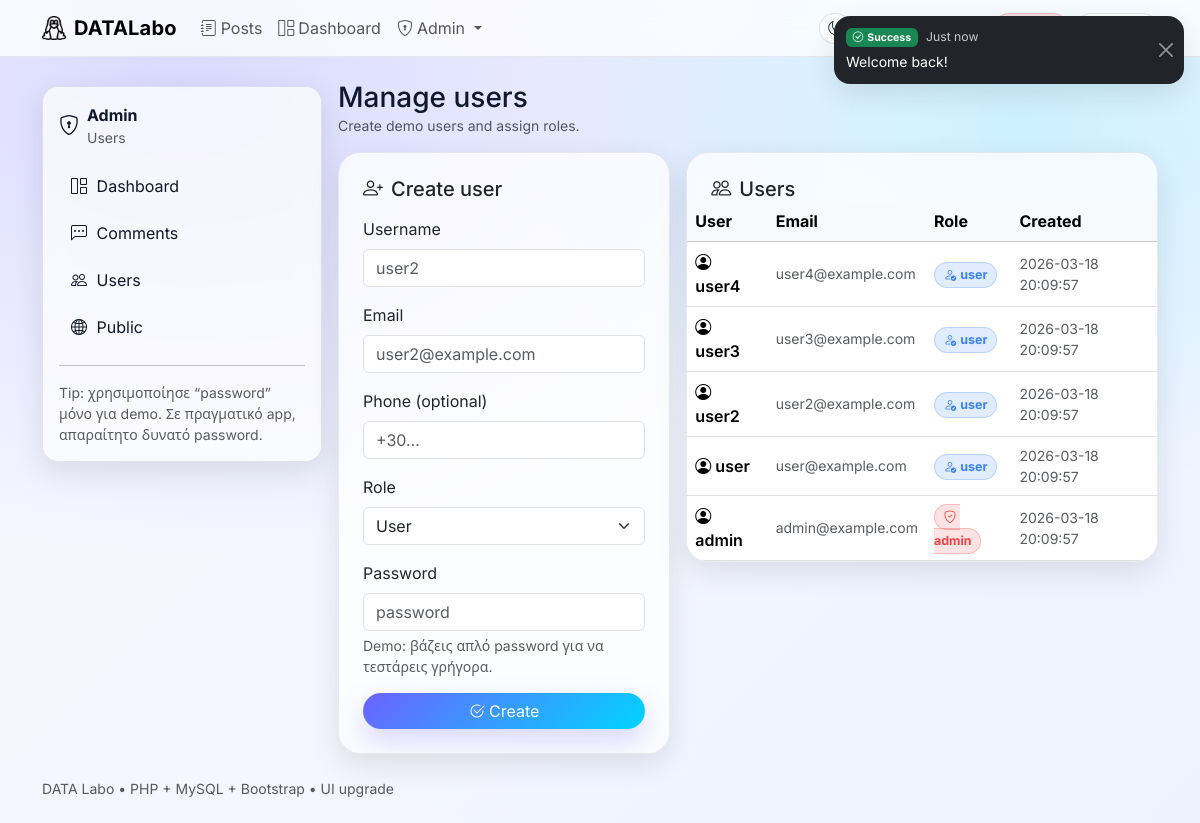
Page /public/Admin_Users.php (signed in) on the committed database.
### tables this page shows
CREATE TABLE IF NOT EXISTS users (
    user_id INT UNSIGNED NOT NULL AUTO_INCREMENT,
    user_name VARCHAR(254) NOT NULL,
    email VARCHAR(254) NULL,
    phone VARCHAR(20) NULL,
    role ENUM('user', 'admin') NOT NULL DEFAULT 'user',
    password_hash VARCHAR(255) NOT NULL,
    created_at TIMESTAMP NOT NULL DEFAULT CURRENT_TIMESTAMP,

    PRIMARY KEY (user_id),
    UNIQUE KEY uq_users_user_name (user_name)
);

### functions/databaseFunctions.php (called while the page is built, shortened)
<?php
function dbConfig(): array
{
    return [
        'host' => 'localhost',
        'user' => 'root',
        'pass' => '',
        'name' => 'database_labo',
        'port' => 3306,
    ];
}
function connectToDatabase(): mysqli
{
    $cfg = dbConfig();
    $conn = new mysqli($cfg['host'], $cfg['user'], $cfg['pass'], $cfg['name'], $cfg['port']);
    $conn->set_charset('utf8mb4');
    return $conn;
}
function dbSelectAll(string $sql, array $params = [], ?string $types = null): array
{
    $conn = connectToDatabase();
    $stmt = $conn->prepare($sql);
    $stmt->execute();
    $result = $stmt->get_result();
    $rows = [];
    while ($row = $result->fetch_assoc()) {
        $rows[] = $row;
    }
    return $rows;
}

### public/Admin_Users.php (the view, shortened to what this page needs)
<?php
require_once __DIR__ . '/../functions/databaseFunctions.php';
require __DIR__ . '/_header.php';
$users = dbSelectAll(
  "SELECT user_id, user_name, email, role, created_at
   FROM users
   ORDER BY created_at DESC, user_id DESC"
);
?>
<div class="bl-shell">
  <aside class="bl-sidebar bl-glass">
    <div class="d-flex align-items-center gap-2 mb-3">
      <i class="bi bi-shield-lock fs-5"></i>
      <div>
        <div class="fw-bold">Admin</div>
        <div class="text-muted small">Users</div>
      </div>
    </div>
    <div class="vstack gap-1">
      <a class="bl-side-link" href="Dashboard_Posts.php" data-spinner="1"><i class="bi bi-grid-1x2"></i>Dashboard</a>
      <a class="bl-side-link" href="Admin_Comments.php" data-spinner="1"><i class="bi bi-chat-left-dots"></i>Comments</a>
      <a class="bl-side-link" href="Admin_Users.php"><i class="bi bi-people"></i>Users</a>
      <a class="bl-side-link" href="Posts_List.php" data-spinner="1"><i class="bi bi-globe2"></i>Public</a>
    </div>
    <hr class="my-3 opacity-25">
    <div class="small text-muted">
      Tip: χρησιμοποίησε “password” μόνο για demo. Σε πραγματικό app, απαραίτητο δυνατό password.
    </div>
  </aside>
  <section>
    <div class="d-flex flex-wrap justify-content-between align-items-center gap-2 mb-3">
      <div>
        <h1 class="h3 mb-0">Manage users</h1>
        <div class="text-muted small">Create demo users and assign roles.</div>
      </div>
    </div>
    <div class="row g-3">
      <div class="col-12 col-xl-5">
        <div class="card bl-card">
          <div class="card-body p-4">
            <h2 class="h5 mb-3"><i class="bi bi-person-plus me-2"></i>Create user</h2>
            <form method="POST" action="servers/user_create.php" class="vstack gap-3">
              <div>
                <label class="form-label">Username</label>
                <input class="form-control" name="user_name" required maxlength="50" placeholder="user2">
              </div>
              <div>
                <label class="form-label">Email</label>
                <input class="form-control" name="email" type="email" required maxlength="120" placeholder="user2@example.com">
              </div>
              <div>
                <label class="form-label">Phone (optional)</label>
                <input class="form-control" name="phone" maxlength="30" placeholder="+30…">
              </div>
              <div>
                <label class="form-label">Role</label>
                <select class="form-select" name="role" required>
                  <option value="user" selected>User</option>
                </select>
              </div>
              <div>
                <label class="form-label">Password</label>
                <input class="form-control" name="password" type="text" required maxlength="72" placeholder="password">
                <div class="form-text">Demo: βάζεις απλό password για να τεστάρεις γρήγορα.</div>
              </div>
              <button class="btn btn-gradient" type="submit">
                <i class="bi bi-check2-circle me-1"></i>Create
              </button>
            </form>
          </div>
        </div>
      </div>
      <div class="col-12 col-xl-7">
        <div class="card bl-card">
          <div class="card-body p-0">
            <div class="p-4 pb-0">
              <h2 class="h5 mb-0"><i class="bi bi-people me-2"></i>Users</h2>
            </div>
            <div class="table-responsive">
              <table class="table align-middle mb-0">
                <thead class="table-light">
                  <tr>
                    <th>User</th>
                    <th class="d-none d-md-table-cell">Email</th>
                    <th>Role</th>
                    <th class="d-none d-lg-table-cell">Created</th>
                  </tr>
                </thead>
                <tbody>
                  <?php foreach ($users as $u): ?>
                    <tr>
                      <td class="fw-semibold">
                        <i class="bi bi-person-circle me-1"></i><?= htmlspecialchars((string)$u['user_name']) ?>
                      </td>
                      <td class="d-none d-md-table-cell text-muted small"><?= htmlspecialchars((string)$u['email']) ?></td>
                      <td>
                        <?php if ($u['role'] === 'admin'): ?>
                          <span class="bl-badge bl-badge-admin"><i class="bi bi-shield-check me-1"></i>admin</span>
                        <?php else: ?>
                          <span class="bl-badge bl-badge-user"><i class="bi bi-person-check me-1"></i>user</span>
                        <?php endif; ?>
                      </td>
                      <td class="d-none d-lg-table-cell text-muted small"><?= htmlspecialchars((string)$u['created_at']) ?></td>
                    </tr>
                  <?php endforeach; ?>
                </tbody>
              </table>
            </div>
          </div>
        </div>
      </div>
    </div>
  </section>
</div>
<?php require __DIR__ . '/_footer.php'; ?>

### public/assets/css/app.css (style rules this page uses)
:root { --bl-bg-1:#0b1020; --bl-bg-2:#1b1f3a; --bl-accent:#6C63FF; --bl-accent-2:#00D4FF; --bl-success:#22c55e; --bl-warning:#f59e0b; --bl-danger:#ef4444; --bl-surface: rgba(255,255,255,.10); --bl-surface-2: rgba(255,255,255,.14); --bl-border: rgba(255,255,255,.18); --bl-text:#0f172a; --bl-muted:#64748b; --bl-radius:16px; --bl-radius-lg:22px; --bl-shadow: 0 18px 50px rgba(0,0,0,.18); --bl-shadow-soft: 0 10px 30px rgba(0,0,0,.10); --bl-transition: 220ms ease; }
html,body { height:100%; }
body { background: radial-gradient(1200px 800px at 15% 10%, rgba(108,99,255,.20), transparent 60%), radial-gradient(900px 700px at 85% 15%, rgba(0,212,255,.16), transparent 55%), linear-gradient(135deg, #f7f8ff, #f3f6ff 55%, #eef2ff); color: var(--bl-text); }
.bl-glass { background: var(--bl-surface); border: 1px solid var(--bl-border); backdrop-filter: blur(14px); -webkit-backdrop-filter: blur(14px); border-radius: var(--bl-radius); box-shadow: var(--bl-shadow-soft); }
body:not(.dark-mode) .bl-glass { background: rgba(255,255,255,.70); border-color: rgba(15,23,42,.10); backdrop-filter: blur(12px); -webkit-backdrop-filter: blur(12px); }
.btn { border-radius: 999px; transition: transform var(--bl-transition), box-shadow var(--bl-transition), background var(--bl-transition); }
.btn-gradient { border: none; color: #fff !important; background: linear-gradient(135deg, var(--bl-accent), var(--bl-accent-2)); box-shadow: 0 12px 28px rgba(108,99,255,.25); }
.card.bl-card { border: 1px solid rgba(15,23,42,.08); border-radius: var(--bl-radius-lg); overflow: hidden; box-shadow: var(--bl-shadow-soft); transition: transform var(--bl-transition), box-shadow var(--bl-transition); background: rgba(255,255,255,.75); }
.bl-badge { border-radius: 999px; padding: .28rem .55rem; font-size: .78rem; font-weight: 700; }
.bl-badge-admin { background: rgba(239,68,68,.15); color: var(--bl-danger); border: 1px solid rgba(239,68,68,.25); }
.bl-badge-user { background: rgba(59,130,246,.15); color: #3b82f6; border: 1px solid rgba(59,130,246,.25); }
.bl-shell { display: grid; grid-template-columns: 280px 1fr; gap: 1rem; }
.bl-sidebar { position: sticky; top: 86px; height: fit-content; padding: 1rem; }
.bl-sidebar a { text-decoration: none; }
.bl-side-link { display:flex; align-items:center; gap:.6rem; padding: .6rem .75rem; border-radius: 12px; color: inherit; transition: var(--bl-transition); }

### public/_header.php (style rules this page uses)
body { font-family: Inter, system-ui, -apple-system, Segoe UI, Roboto, Arial, sans-serif; }

### rows in the picture
users: user_name "user4", email "user4@example.com", role "user" (drawn), created_at "2026-03-18 20:09:57"
users: user_name "user3", email "user3@example.com", role "user" (drawn), created_at "2026-03-18 20:09:57"
users: user_name "user2", email "user2@example.com", role "user" (drawn), created_at "2026-03-18 20:09:57"
users: user_name "user", email "user@example.com", role "user" (drawn), created_at "2026-03-18 20:09:57"
users: user_name "admin", email "admin@example.com", role "admin" (drawn), created_at "2026-03-18 20:09:57"

### other values in the picture
$toastHeader "Success"
$flashMessage "Welcome back!"
